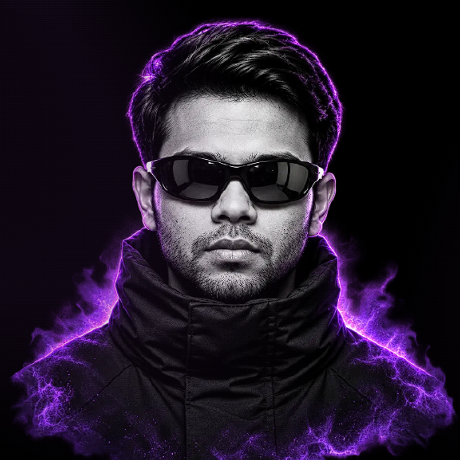
#> input picture assets/profile.jpg, 460 x 460 px
$ python -i generate_ascii.py   (imports and definitions only)
#> lines starting #> are read from the running program, lines starting #| are printed output that depends on the picture
#!/usr/bin/env python3
"""
generate_ascii.py
Converts user profile photo into a sleek, terminal-styled animated ASCII SVG.
If profile.jpg is missing, downloads GitHub avatar as default, with documentation.
"""

import json
import os
import sys
from pathlib import Path
import requests
from PIL import Image, ImageEnhance

# [6 lines not run here, left out]

ROOT_DIR = Path(__file__).resolve().parent.parent
CONFIG_PATH = ROOT_DIR / "config" / "profile.json"
ASSETS_DIR = ROOT_DIR / "assets"
PROFILE_IMG = ASSETS_DIR / "profile.jpg"
ASCII_SVG_OUT = ASSETS_DIR / "ascii-profile.svg"
ASSETS_README = ASSETS_DIR / "README.md"

RAMP = " .:-=+*#%@"


# [40 lines left out: functions load_config, ensure_profile_image, not called in this run]


def image_to_ascii(image_path, target_width=52):
#> called with image_path = '../assets/profile.jpg', target_width = 52
    try:
        img = Image.open(image_path)
#> img is the input picture: PIL image 460x460 RGB; mean R, G, B 35.5, 24.7, 43
    except Exception as e:
        print(f"Failed to open image {image_path}: {e}")
        return None

    # Convert to grayscale
    img = img.convert("L")
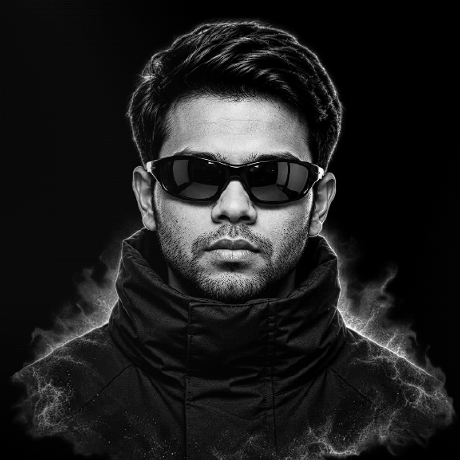
#> img: PIL image 460x460 L; min 0, max 254, mean 30

    # Enhance contrast for sharp ASCII art
    enhancer = ImageEnhance.Contrast(img)
    img = enhancer.enhance(1.4)
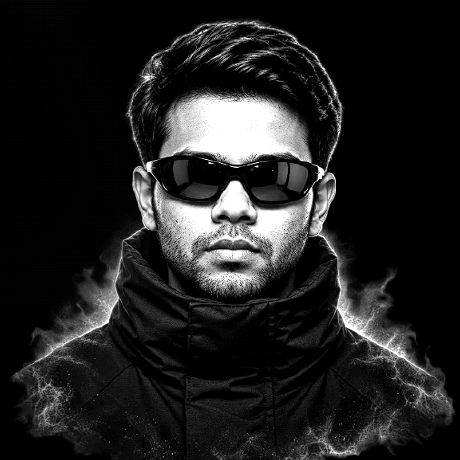
#> img: PIL image 460x460 L; min 0, max 255, mean 32.4

    # Calculate target height (terminal fonts are ~2x taller than wide)
    aspect_ratio = img.height / img.width
#> aspect_ratio = 1
    target_height = int(target_width * aspect_ratio * 0.48)
#> target_height = 24
    target_height = max(18, min(target_height, 28))

    img = img.resize((target_width, target_height), Image.Resampling.LANCZOS)
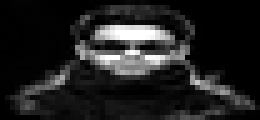
#> img: PIL image 52x24 L (shown 5 times larger); min 0, max 255, mean 32.6

    if hasattr(img, "get_flattened_data"):
        pixels = list(img.get_flattened_data())
    else:
        pixels = list(img.getdata())
#> pixels = 1248 values, max 255 at index 335, min 0 at index 10, mean 32.62
    ramp_len = len(RAMP)

    lines = []
    for row in range(target_height):
        line_chars = []
        for col in range(target_width):
            pixel = pixels[row * target_width + col]
            # Map 0-255 to ramp index
            char_idx = int((pixel / 255) * (ramp_len - 1))
            line_chars.append(RAMP[char_idx])
        lines.append("".join(line_chars))
#> after the loop, lines = 24 items

    return lines


# [146 lines left out: functions generate_fallback_lines, build_ascii_svg, main, not called in this run]


# [2 lines not run here, left out]

>>> result = image_to_ascii('../assets/profile.jpg')
#> result = 24 items
